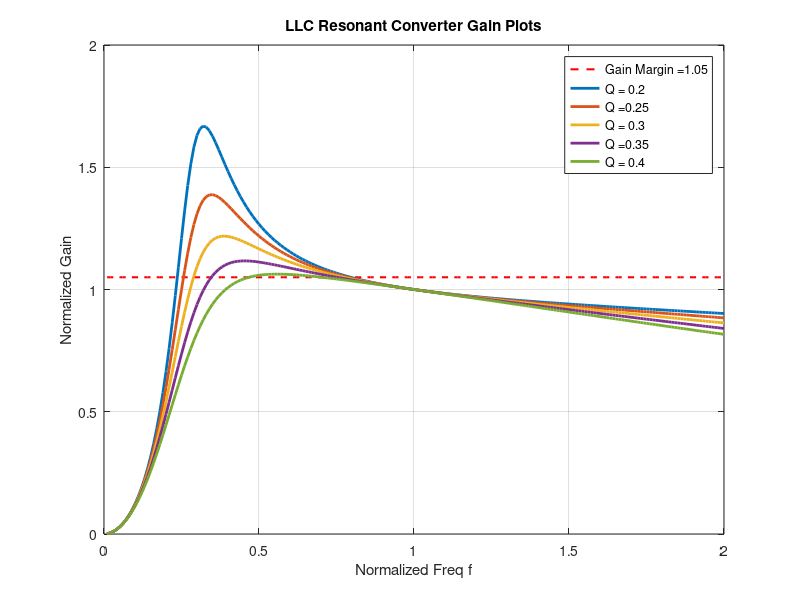

MATLAB code to generate this figure:
%%%%%%%%%%%%%%%%%%%%%%%%%%%%%%%%%%%%
%
% title  = LLC_TransferFunction.m
% Author = Abhishek Garg
%
%%%%%%%%%%%%%%%%%%%%%%%%%%%%%%%%%%%%%%


clear all
close all
clc

%loop variables
i = 1;
j = 1;

% inductance ratio "h = Lr/Lm"
h = 0.09;

% transfer function
% c(f,h,q) = 1/sqrt((((1+h-(h/(f.^2))).^2)+((q.^2)*((f-(1/f)).^2))))
c = inline('1/sqrt((((1+h-(h/(f.^2))).^2)+((q.^2)*((f-(1/f)).^2))))','f','h','q');

% calculate
for qf = 0.2:0.05:0.4                       % quality factor
    for freq = 0.01:0.01:2                  % normalized frequency
        ax(j,i) = c(freq,h,qf);
        i = i+1;
    end
    i = 1;
    j = j + 1;
end

% plot 
qf = [0.2:0.05:0.4]'; 
freq = [0.01:0.01:2];
m = 0;

% desired gain
gain = 1.05; 
qf = cat(1,gain,qf);

% plot gain line
y = m.*freq + gain;  
p1 = plot(freq,y,'r--','LineWidth',1.5);
hold on  
grid on

% plot function values
p2 = plot(freq,ax,'-','LineWidth',2);      

% add graph properties
legendcell = cellstr(num2str(qf));
legend([strcat('Gain Margin = ',legendcell(1));strcat('Q = ',legendcell(2:end))]);
title('LLC Resonant Converter Gain Plots');
xlabel('Normalized Freq f')
ylabel('Normalized Gain')

